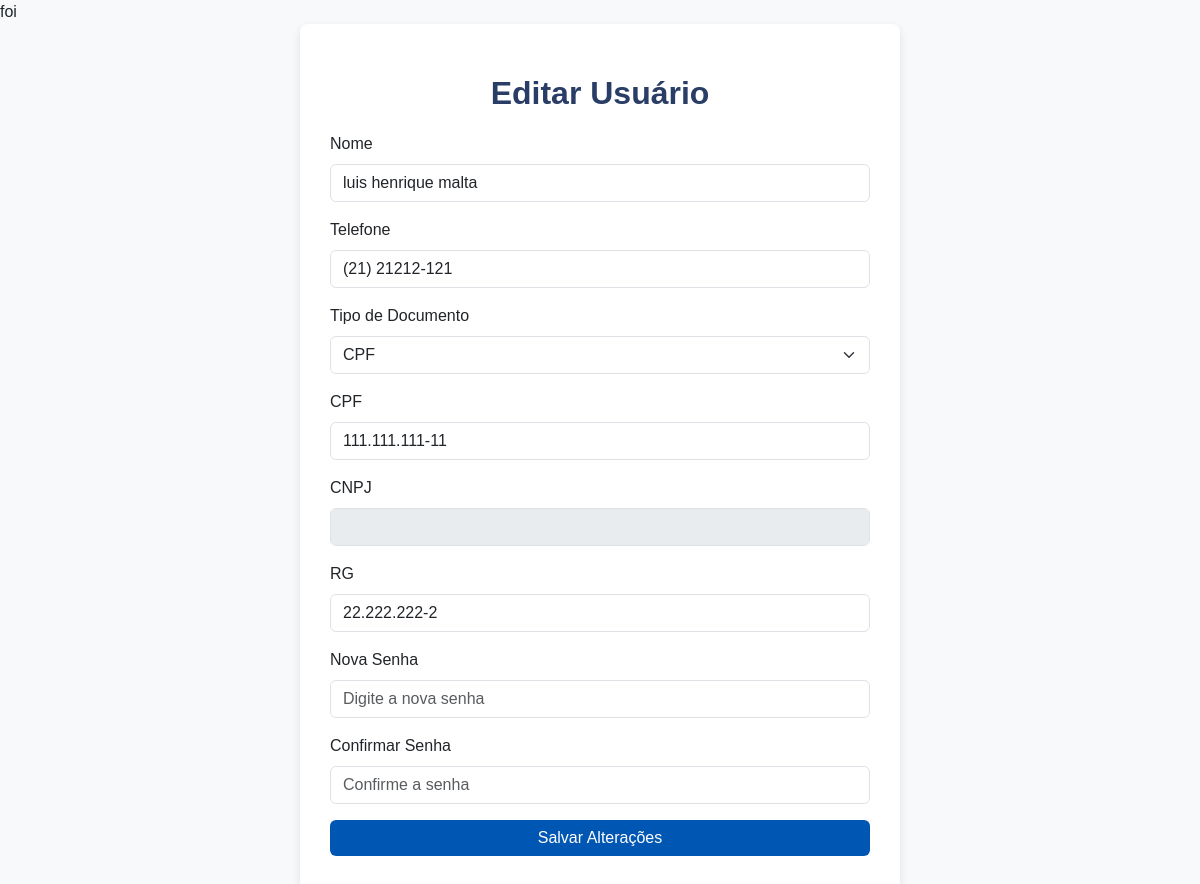
The app's page /editar.php?id=3 with its own data.
### tables this page shows
CREATE TABLE `usuarios` (
  `id` int(11) NOT NULL,
  `nome` varchar(50) NOT NULL,
  `telefone` varchar(15) NOT NULL,
  `tipo_documento` enum('cpf','cnpj') NOT NULL,
  `cpf` varchar(14) DEFAULT NULL,
  `cnpj` varchar(18) DEFAULT NULL,
  `rg` varchar(12) NOT NULL,
  `senha` varchar(255) NOT NULL
);

### editar.php (the view, shortened to what this page needs)
<?php
include 'conexao.php';
if (isset($_GET['id'])) {
    $id = $_GET['id'];
    $sql = "SELECT * FROM usuarios WHERE id = $id";
    $result = $conn->query($sql);
    $row = $result->fetch_assoc();
}
?>
<!DOCTYPE html>
<html lang="pt-BR">
<head>
    <link href="https://cdn.jsdelivr.net/npm/bootstrap@5.3.0-alpha1/dist/css/bootstrap.min.css" rel="stylesheet">
</head>
<body>
    <div class="form-container">
        <h2>Editar Usuário</h2>
        <form method="POST">
            <div class="mb-3">
                <label for="nome" class="form-label">Nome</label>
                <input type="text" class="form-control" id="nome" name="nome" value="<?php echo $row['nome']; ?>" required>
            </div>
            <div class="mb-3">
                <label for="telefone" class="form-label">Telefone</label>
                <input type="text" class="form-control" id="telefone" name="telefone" value="<?php echo $row['telefone']; ?>" required>
            </div>
            <div class="mb-3">
                <label for="tipoDocumento" class="form-label">Tipo de Documento</label>
                <select class="form-select" id="tipoDocumento" name="tipoDocumento" onchange="pessoa(this.value)" required>
                    <option value="cpf" <?php if ($row['tipo_documento'] == 'cpf') echo 'selected'; ?>>CPF</option>
                </select>
            </div>
            <div class="mb-3" id="campoCPF">
                <label for="cpf" class="form-label">CPF</label>
                <input type="text" class="form-control" id="cpf" name="cpf" value="<?php echo $row['cpf']; ?>" <?php echo ($row['tipo_documento'] == 'cpf' ? '' : 'disabled'); ?>>
            </div>
            <div class="mb-3" id="campoCNPJ">
                <label for="cnpj" class="form-label">CNPJ</label>
                <input type="text" class="form-control" id="cnpj" name="cnpj" value="<?php echo $row['cnpj']; ?>" <?php echo ($row['tipo_documento'] == 'cnpj' ? '' : 'disabled'); ?>>
            </div>
            <div class="mb-3">
                <label for="rg" class="form-label">RG</label>
                <input type="text" class="form-control" id="rg" name="rg" value="<?php echo $row['rg']; ?>" required>
            </div>
            <div class="mb-3">
                <label for="senha" class="form-label">Nova Senha</label>
                <input type="password" class="form-control" id="senha" name="senha" placeholder="Digite a nova senha">
            </div>
            <div class="mb-3">
                <label for="confirmarSenha" class="form-label">Confirmar Senha</label>
                <input type="password" class="form-control" id="confirmarSenha" name="confirmarSenha" placeholder="Confirme a senha">
            </div>
            <button type="submit" class="btn btn-primary w-100">Salvar Alterações</button>
        </form>
    </div>
</body>
</html>

### editar.php (style rules this page uses)
body { font-family: Arial, sans-serif; background-color: #f8f9fa; }
h2 { color: #2a3d66; font-size: 2rem; font-weight: 600; text-align: center; margin: 20px 0; }
.form-container { background-color: #fff; padding: 30px; border-radius: 8px; box-shadow: 0 4px 10px rgba(0, 0, 0, 0.1); max-width: 600px; margin: auto; }
.btn-primary { background-color: #0056b3; border: none; }
.form-select, .form-control { margin-bottom: 15px; }

### records on screen
usuarios: nome "luis henrique malta", telefone "(21) 21212-121", tipoDocumento "CPF", cpf "111.111.111-11", rg "22.222.222-2"
